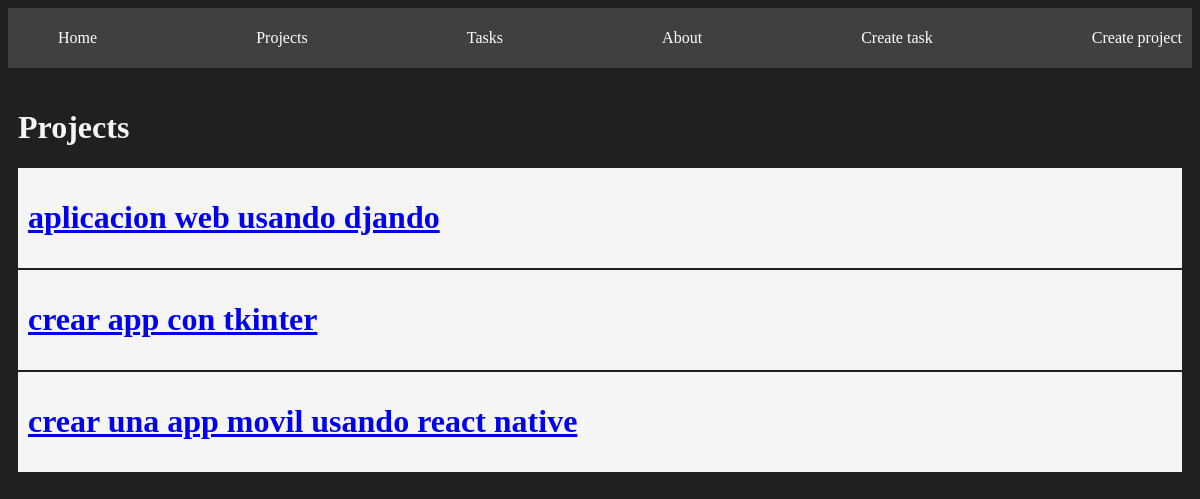
The page /projects/ on the database as committed earlier.
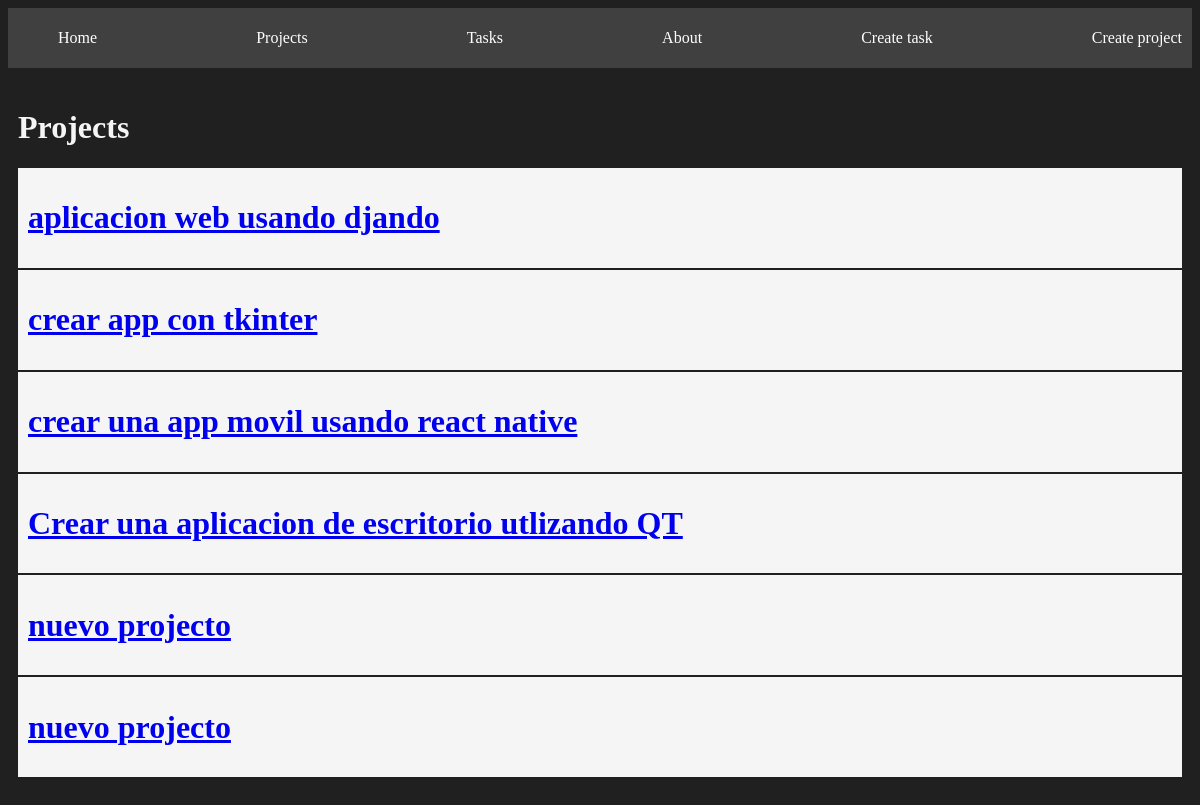
The same page on the database as committed later.
### myapp/models.py (models this page shows, shortened)
class Projects(models.Model):
    name = models.CharField(max_length=200)

### myapp/views.py (the view)
# urls.py: path('projects/', views.projects, name="projects"),
def projects(request):
    projects = Projects.objects.all()
    return render(request, 'projects/projects.html', {
        'projects': projects
    })

### myapp/templates/projects/projects.html
{% extends 'layouts/base.html' %}
{% block content %}
<h1>Projects</h1>
{% for project in projects %}
<div class="card">
    <a href="{% url 'project_detail' project.id %}">
    <h1>{{ project.name }}</h1>
    </a>
</div>
{% endfor %}
{% endblock %}

Rows that differ between the two databases and show on the page:
added Projects: name "Crear una aplicacion de escritorio utlizando QT"
added Projects: name "nuevo projecto"
added Projects: name "nuevo projecto"
